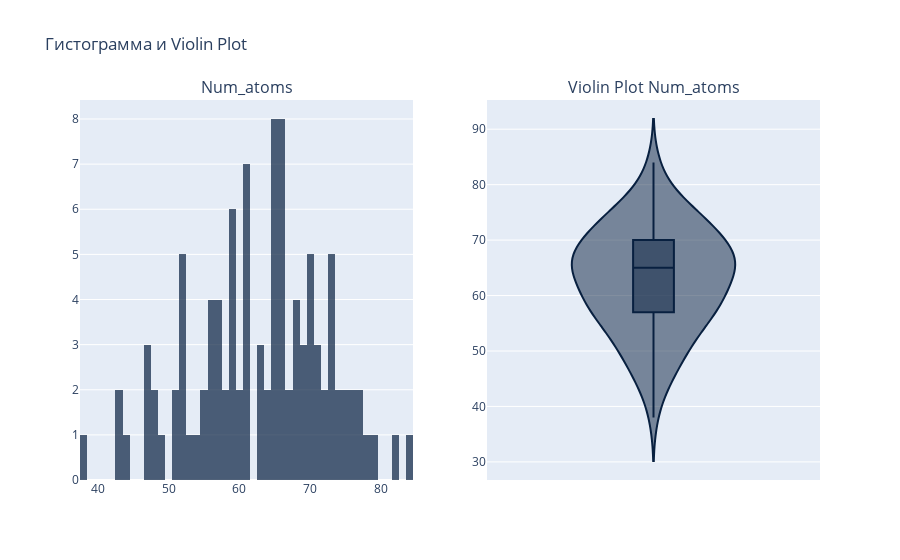

Write notebook code for a chart like this one.
### Markdown cell above
Здесь та же самая история. Мы выбирали только те пептиды, у которых одинаковое число аминокислотных остатков (мономеров) в молекуле

### Code cell
fig = make_subplots(rows=1, cols=2, subplot_titles=['Num_atoms', 'Violin Plot Num_atoms'])

hist_fig = px.histogram(df, x="Num_atoms", nbins = 60,
                 color_discrete_sequence = colors,
                 opacity = 0.7)

fig.add_trace(hist_fig['data'][0], row=1, col=1) 

violin_fig = px.violin(df, y="Num_atoms", color_discrete_sequence = colors, box = True)  
fig.add_trace(violin_fig['data'][0], row=1, col=2) 

fig.update_layout(showlegend=False, title_text="Гистограмма и Violin Plot") 

fig.show()

### Figure 1 — Plotly figure (JSON) as saved in the notebook; plotly's stock layout.template omitted (floating-point values rounded to 4 significant figures)
{"data": [{"alignmentgroup": "True", "bingroup": "x", "hovertemplate": "Num_atoms=%{x}<br>count=%{y}<extra></extra>", "legendgroup": "", "marker": {"color": "#082040", "opacity": 0.7, "pattern": {"shape": ""}}, "name": "", "nbinsx": 60, "offsetgroup": "", "orientation": "v", "showlegend": false, "type": "histogram", "x": [48, 56, 60, 65, 52, 72, 71, 52, 64, 68, 69, 70, 77, 61, 73, 68, 73, 61, 65, 47, 48, 65, 49, 51, 47, 72, 47, 65, 52, 61, 71, 53, 61, 75, 58, 68, 75, 76, 73, 63, 66, 65, 56, 59, 58, 70, 70, 66, 67, 66, 68, 69, 43, 38, 55, 43, 61, 61, 79, 63, 57, 65, 57, 52, 70, 66, 65, 66, 56, 73, 59, 84, 61, 70, 59, 71, 82, 78, 73, 57, 66, 69, 67, 74, 57, 74, 63, 59, 54, 66, 66, 44, 51, 76, 52, 59, 59, 77, 65, 64, 55, 56, 60], "xaxis": "x", "yaxis": "y"}, {"alignmentgroup": "True", "box": {"visible": true}, "hovertemplate": "Num_atoms=%{y}<extra></extra>", "legendgroup": "", "marker": {"color": "#082040"}, "name": "", "offsetgroup": "", "orientation": "v", "scalegroup": "True", "showlegend": false, "type": "violin", "x0": " ", "xaxis": "x2", "y": [48, 56, 60, 65, 52, 72, 71, 52, 64, 68, 69, 70, 77, 61, 73, 68, 73, 61, 65, 47, 48, 65, 49, 51, 47, 72, 47, 65, 52, 61, 71, 53, 61, 75, 58, 68, 75, 76, 73, 63, 66, 65, 56, 59, 58, 70, 70, 66, 67, 66, 68, 69, 43, 38, 55, 43, 61, 61, 79, 63, 57, 65, 57, 52, 70, 66, 65, 66, 56, 73, 59, 84, 61, 70, 59, 71, 82, 78, 73, 57, 66, 69, 67, 74, 57, 74, 63, 59, 54, 66, 66, 44, 51, 76, 52, 59, 59, 77, 65, 64, 55, 56, 60], "y0": " ", "yaxis": "y2"}], "layout": {"annotations": [{"font": {"size": 16}, "showarrow": false, "text": "Num_atoms", "x": 0.225, "xanchor": "center", "xref": "paper", "y": 1, "yanchor": "bottom", "yref": "paper"}, {"font": {"size": 16}, "showarrow": false, "text": "Violin Plot Num_atoms", "x": 0.775, "xanchor": "center", "xref": "paper", "y": 1, "yanchor": "bottom", "yref": "paper"}], "showlegend": false, "title": {"text": "Гистограмма и Violin Plot"}, "xaxis": {"anchor": "y", "domain": [0, 0.45]}, "xaxis2": {"anchor": "y2", "domain": [0.55, 1]}, "yaxis": {"anchor": "x", "domain": [0, 1]}, "yaxis2": {"anchor": "x2", "domain": [0, 1]}}}
